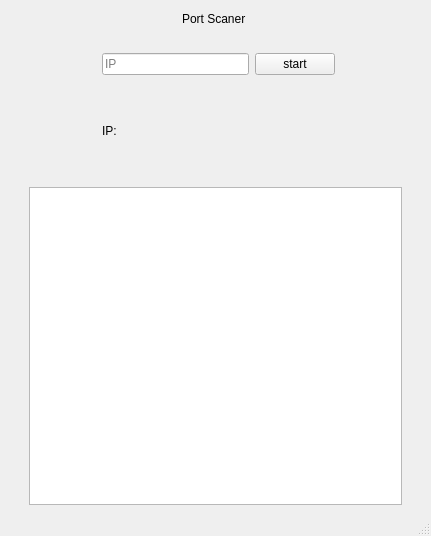
<?xml version="1.0" encoding="UTF-8"?>
<ui version="4.0">
 <class>MainWindow</class>
 <widget class="QMainWindow" name="MainWindow">
  <property name="geometry">
   <rect>
    <x>0</x>
    <y>0</y>
    <width>431</width>
    <height>536</height>
   </rect>
  </property>
  <property name="windowTitle">
   <string>MainWindow</string>
  </property>
  <widget class="QWidget" name="centralwidget">
   <layout class="QGridLayout" name="gridLayout">
    <item row="0" column="3">
     <spacer name="horizontalSpacer_3">
      <property name="orientation">
       <enum>Qt::Horizontal</enum>
      </property>
      <property name="sizeHint" stdset="0">
       <size>
        <width>40</width>
        <height>20</height>
       </size>
      </property>
     </spacer>
    </item>
    <item row="2" column="0" rowspan="2">
     <spacer name="verticalSpacer_3">
      <property name="orientation">
       <enum>Qt::Vertical</enum>
      </property>
      <property name="sizeHint" stdset="0">
       <size>
        <width>20</width>
        <height>40</height>
       </size>
      </property>
     </spacer>
    </item>
    <item row="6" column="0">
     <spacer name="verticalSpacer_7">
      <property name="orientation">
       <enum>Qt::Vertical</enum>
      </property>
      <property name="sizeHint" stdset="0">
       <size>
        <width>20</width>
        <height>40</height>
       </size>
      </property>
     </spacer>
    </item>
    <item row="3" column="7">
     <widget class="QPushButton" name="start">
      <property name="text">
       <string>start</string>
      </property>
     </widget>
    </item>
    <item row="0" column="2">
     <spacer name="horizontalSpacer">
      <property name="orientation">
       <enum>Qt::Horizontal</enum>
      </property>
      <property name="sizeHint" stdset="0">
       <size>
        <width>40</width>
        <height>20</height>
       </size>
      </property>
     </spacer>
    </item>
    <item row="8" column="0">
     <spacer name="verticalSpacer_2">
      <property name="orientation">
       <enum>Qt::Vertical</enum>
      </property>
      <property name="sizeHint" stdset="0">
       <size>
        <width>20</width>
        <height>40</height>
       </size>
      </property>
     </spacer>
    </item>
    <item row="6" column="1" rowspan="5" colspan="8">
     <widget class="QListWidget" name="response"/>
    </item>
    <item row="3" column="3" colspan="4">
     <widget class="QLineEdit" name="IP">
      <property name="placeholderText">
       <string>IP</string>
      </property>
     </widget>
    </item>
    <item row="0" column="8">
     <spacer name="horizontalSpacer_2">
      <property name="orientation">
       <enum>Qt::Horizontal</enum>
      </property>
      <property name="sizeHint" stdset="0">
       <size>
        <width>40</width>
        <height>20</height>
       </size>
      </property>
     </spacer>
    </item>
    <item row="5" column="0">
     <spacer name="verticalSpacer">
      <property name="orientation">
       <enum>Qt::Vertical</enum>
      </property>
      <property name="sizeHint" stdset="0">
       <size>
        <width>20</width>
        <height>40</height>
       </size>
      </property>
     </spacer>
    </item>
    <item row="7" column="0">
     <spacer name="verticalSpacer_9">
      <property name="orientation">
       <enum>Qt::Vertical</enum>
      </property>
      <property name="sizeHint" stdset="0">
       <size>
        <width>20</width>
        <height>40</height>
       </size>
      </property>
     </spacer>
    </item>
    <item row="0" column="7">
     <spacer name="horizontalSpacer_4">
      <property name="orientation">
       <enum>Qt::Horizontal</enum>
      </property>
      <property name="sizeHint" stdset="0">
       <size>
        <width>40</width>
        <height>20</height>
       </size>
      </property>
     </spacer>
    </item>
    <item row="8" column="9">
     <spacer name="verticalSpacer_6">
      <property name="orientation">
       <enum>Qt::Vertical</enum>
      </property>
      <property name="sizeHint" stdset="0">
       <size>
        <width>20</width>
        <height>40</height>
       </size>
      </property>
     </spacer>
    </item>
    <item row="0" column="6">
     <widget class="QLabel" name="name">
      <property name="text">
       <string>Port Scaner </string>
      </property>
     </widget>
    </item>
    <item row="5" column="3" colspan="5">
     <widget class="QLabel" name="IPInput">
      <property name="text">
       <string>IP:</string>
      </property>
     </widget>
    </item>
   </layout>
  </widget>
  <widget class="QStatusBar" name="statusbar"/>
 </widget>
 <resources/>
 <connections/>
</ui>
